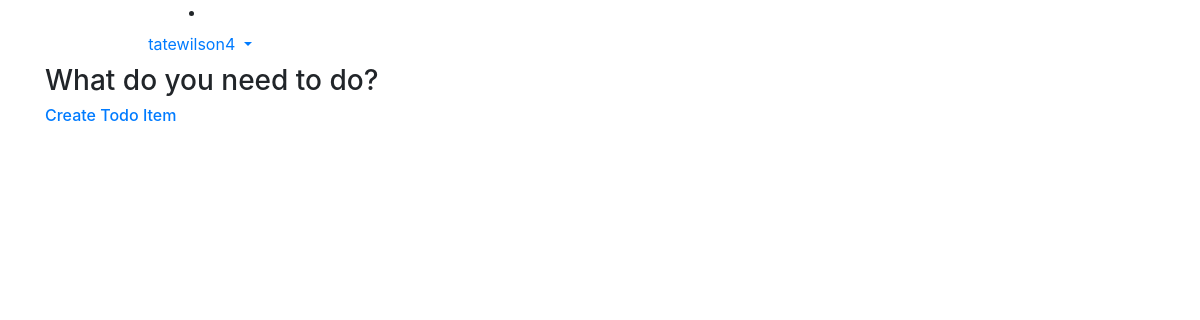
/home/ (signed in), run on an earlier commit of the app's database.
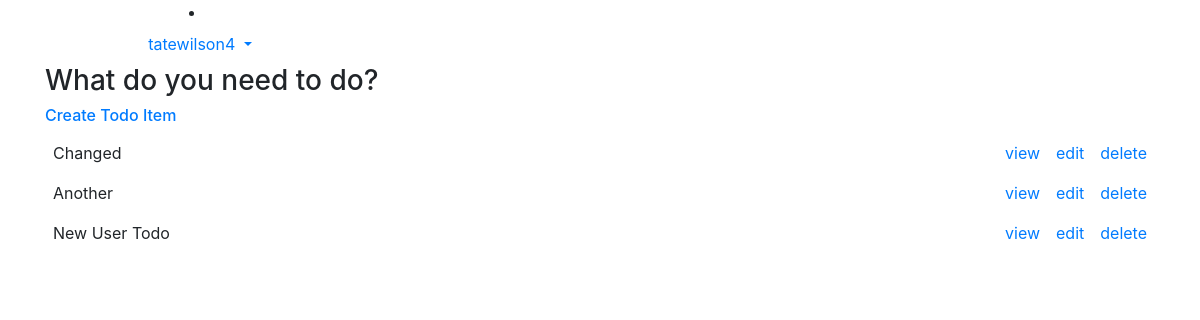
And on a later commit of the database.
### todo/models.py (models this page shows, shortened)
class Todo(models.Model):
    user = models.ForeignKey(User, on_delete=models.CASCADE)
    item = models.CharField(max_length=200)
    created = models.DateTimeField(auto_now_add=True)

### todo/views.py (the view)
# urls.py: path('home/', views.home, name='home'),
def home(request, template_name='home.html'):
    user = request.user
    todo = Todo.objects.filter(user=user)
    data = {}
    data['object_list'] = todo
    return render(request, template_name, data)

### todo/templates/home.html
{% extends 'base.html' %}
{% block content %}
<div class="container">
    <h3>What do you need to do?</h3>
    <h6><a href="{% url "todo_new" %}">Create Todo Item</a></h6>
</div>
{% for todo in object_list %}
<div class="container">
    <div class="d-flex">
        <div class="mr-auto p-2">{{ todo.item }}</div>
        <div class="p-2"><a class="list_item_links" href="{% url "todo_detail" todo.id %}"> view   </a></div>
        <div class="p-2"><a class="list_item_links" href="{% url "todo_edit" todo.id %}"> edit </a></div>
        <div class="p-2"><a class="list_item_links" href="{% url "todo_delete" todo.id %}"> delete </a></div>
    </div>
</div>
{% endfor %}
{% endblock %}

What changed in the data, as far as the page shows it:
added Todo: item "Changed"
added Todo: item "Another"
added Todo: item "New User Todo"
